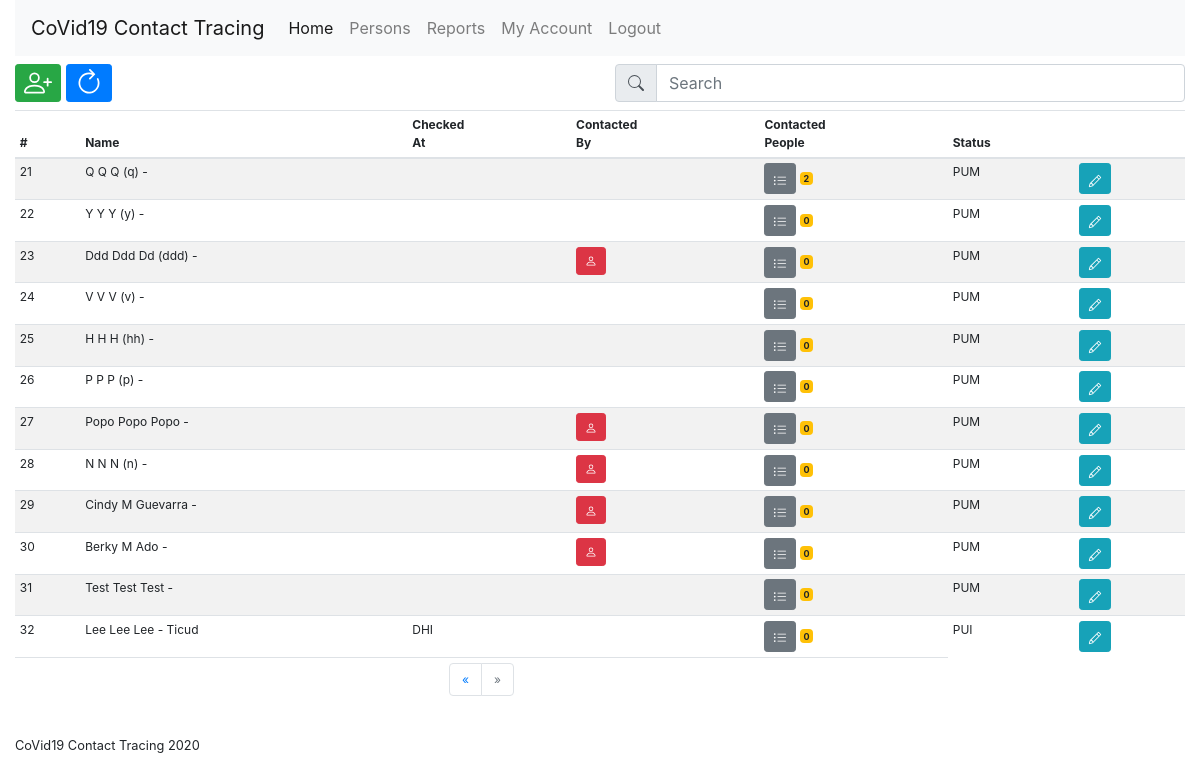
Screenshot of /?page=persons&p=2 (signed in) with the database file from the repository.
### tables this page shows
CREATE TABLE `persons` (
  `id` bigint(20) NOT NULL,
  `brgy_id` bigint(20) NOT NULL,
  `firstname` varchar(30) NOT NULL,
  `middlename` varchar(30) NOT NULL,
  `lastname` varchar(30) NOT NULL,
  `extension` varchar(5) NOT NULL,
  `status` varchar(15) NOT NULL,
  `hospital_id` bigint(20) DEFAULT NULL
);

### functions.php (called while the page is built, shortened)
<?php
function clean( $string, $space = false ) {
  return preg_replace('/[^A-Za-z0-9\-]/', '', $string);
}

### pages/persons.php (the view, shortened to what this page needs)
<div class="col">
  <div class="row">
    <div class="col">
      <a class="btn btn-success btn-sm mb-2" href="<?php echo SITE_URL ?>/?page=add_person" title="Add New Person">
      </a>
      <a class="btn btn-primary btn-sm mb-2" href="<?php echo SITE_URL ?>/?page=persons" title="Refresh">
      </a>
    </div>
    <div class="col">
      <form method="get">
        <div class="input-group mb-2">
          <div class="input-group-prepend">
            <div class="input-group-text">
            </div>
          </div>
          <input type="text" class="form-control" id="inlineFormInputGroup" placeholder="Search" name="s">
        </div>
      </form>
    </div>
  </div>
  <?php
    $search = isset( $_GET[ 's' ] ) && !empty( $_GET[ 's' ] ) ? 'WHERE CONCAT( P.firstname, " ", P.middlename, " ", P.lastname ) LIKE "%' . clean( $_GET[ 's' ] ) . '%"': '';
    $p = isset( $_GET[ 'p' ] ) ? clean( $_GET[ 'p' ] ) : 1;
    $total_page = 20;
    $start_limit = ( $p - 1 ) * $total_page;
    $max = $DB->query( "SELECT COUNT(*) FROM persons AS p $search" );
    $max = $max->fetch_array();
    $max_page = ceil( $max[0] / $total_page );
    $q = "SELECT id, firstname, middlename, lastname, status, extension, (SELECT COUNT(*) FROM contact_traces AS CT WHERE CT.contacted_person_id=P.id) AS contacted, ( SELECT contacted_person_id FROM contact_traces WHERE person_id = P.id LIMIT 1 ) AS contacted_person_id, ( SELECT CONCAT( firstname, ' ', middlename, ' ', lastname ) FROM persons WHERE id = contacted_person_id ) AS contacted_person_name, (SELECT name FROM barangays WHERE id=P.brgy_id) AS brgy, (SELECT short_name FROM hospitals WHERE id=P.hospital_id) AS hospital FROM persons AS P $search LIMIT $start_limit, $total_page";
    $accounts = $DB->query( $q );
    $num = 1 + ( ( $p - 1 ) * $total_page );
  ?>
  <table class="table table-striped table-hover table-sm" style="font-size: 12px;">
    <thead>
      <tr>
        <th>#</th>
        <th>Name</th>
        <th>Checked<br>At</th>
        <th>Contacted<br>By</th>
        <th>Contacted<br>People</th>
        <th>Status</th>
        <th></th>
      </tr>
    </thead>
    <tbody>
    <?php if( $accounts && $accounts->num_rows ) { ?>
      <?php while( $account = $accounts->fetch_object() ) : ?>
      <tr>
        <td><?php echo $num ?></td>
        <td><span style="text-transform: capitalize;"><?php echo $account->firstname . ' ' . $account->middlename . ' ' . $account->lastname ?></span> <?php echo ( isset( $account->extension ) && !empty( $account->extension ) ? "({$account->extension})" : '' ) ?> - <?php echo $account->brgy ?></td>
        <td>
          <?php echo $account->hospital ?>
        </td>
        <td>
          <?php if( $account->contacted_person_id ) : ?>
          <a style="font-size: 12px;" class="btn btn-danger btn-sm" href="<?php echo SITE_URL ?>/?page=contacted&person_id=<?php echo $account->contacted_person_id ?>" title="Contacted by <?php echo $account->contacted_person_name ?>">
          </a>
          <?php endif; ?>
        </td>
        <td>
          <a class="btn btn-secondary btn-sm" href="<?php echo SITE_URL ?>/?page=contacted&person_id=<?php echo $account->id ?>" title="View of contacted persons">
          </a>
          <span class="badge badge-warning" title="Number of contacted persons"><?php echo $account->contacted ?></span>
        </td>
        <td style="text-transform: uppercase;"><?php echo $account->status ?></td>
        <td>
          <a class="btn btn-info btn-sm" href="<?php echo SITE_URL ?>/?page=edit_person&id=<?php echo $account->id ?>" title="View/Update Person Details">
          </a>
        </td>
      </tr>
      <?php $num++; endwhile; ?>
    <?php } else { ?>
      <tr>
        <td colspan="5">No records found.</td>
      </tr>
    <?php } ?>
    </tbody>
    <tfoot>
      <tr>
        <td colspan="5">
          <nav aria-label="Page navigation example">
            <ul class="pagination justify-content-center">
              <li class="page-item <?php echo ( $p <= 1 ? 'disabled' : '' ) ?>">
                <a class="page-link" href="<?php echo SITE_URL ?>/?page=persons&p=<?php echo ( ( $p > 1 ) ? $p - 1 : 1 ) ?>" aria-label="Previous">
                  <span aria-hidden="true">&laquo;</span>
                </a>
              </li>
              <li class="page-item <?php echo ( ( $p >= $max_page ) ? 'disabled' : '' ) ?>">
                <a class="page-link" href="<?php echo SITE_URL ?>/?page=persons&p=<?php echo ( $p + 1 ) ?>" aria-label="Next">
                  <span aria-hidden="true">&raquo;</span>
                </a>
              </li>
            </ul>
          </nav>
        </td>
      </tr>
    </tfoot>
  </table>
</div>

### rows the page displays
persons: firstname "Q", middlename "Q", lastname "Q", extension "q", contacted "2", status "PUM"
persons: firstname "Y", middlename "Y", lastname "Y", extension "y", contacted "0", status "PUM"
persons: firstname "Ddd", middlename "Ddd", lastname "Dd", extension "ddd", contacted "0", status "PUM"
persons: firstname "V", middlename "V", lastname "V", extension "v", contacted "0", status "PUM"
persons: firstname "H", middlename "H", lastname "H", extension "hh", contacted "0", status "PUM"
persons: firstname "P", middlename "P", lastname "P", extension "p", contacted "0", status "PUM"
persons: firstname "Popo", middlename "Popo", lastname "Popo", contacted "0", status "PUM"
persons: firstname "N", middlename "N", lastname "N", extension "n", contacted "0", status "PUM"
persons: firstname "Cindy", middlename "M", lastname "Guevarra", contacted "0", status "PUM"
persons: firstname "Berky", middlename "M", lastname "Ado", contacted "0", status "PUM"
persons: firstname "Test", middlename "Test", lastname "Test", contacted "0", status "PUM"
persons: firstname "Lee", middlename "Lee", lastname "Lee", brgy "Ticud", hospital "DHI", contacted "0", status "PUI"
